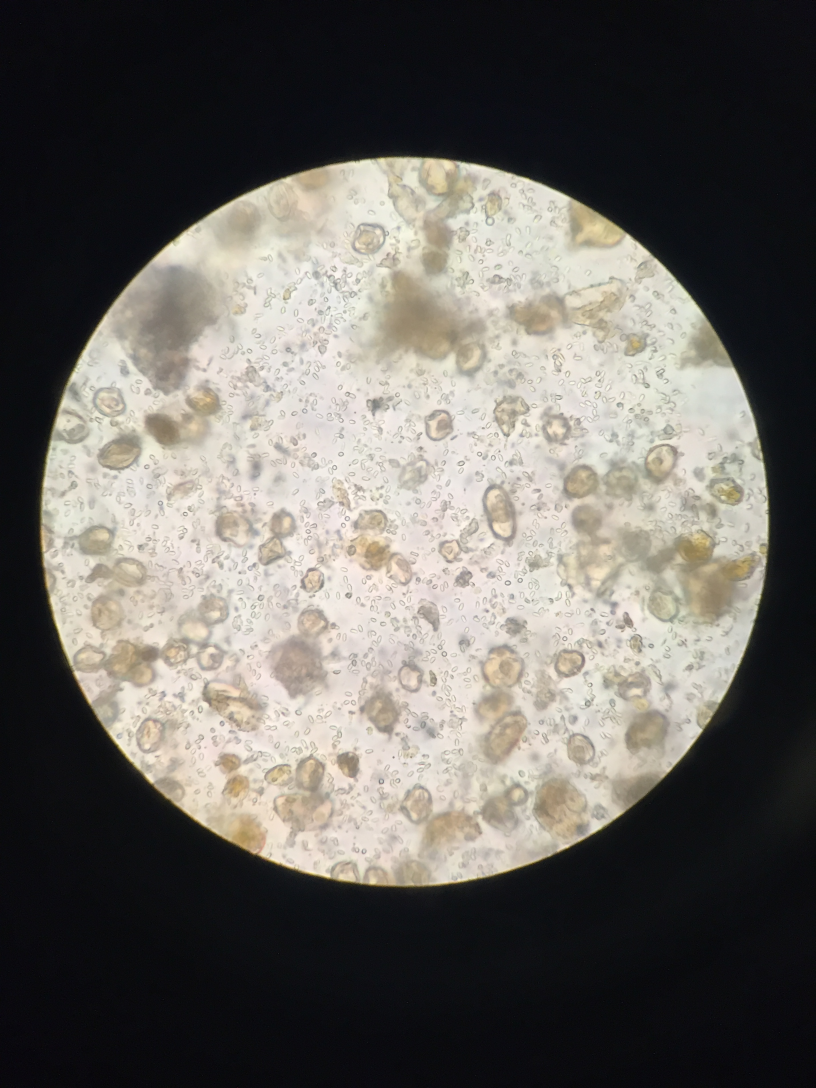
#> input picture Pictures/Nosema1.JPG, 2448 x 3264 px, found by its file name (shown at 1/3 size)
$ python Product2.py
#> lines starting #> are read from the running program, lines starting #| are printed output that depends on the picture; after the words box and inside, x2 and y2 are one past the last pixel; in counts of white or black regions, pixels touching at a corner belong together
# -*- coding: utf-8 -*-
"""
Created on Fri Apr 13 16:05:25 2018

Outer circle volume = 26.44609669

Hyperparameters:

    SMin- Size Disclusion Minimum pixel size
        Best:95
    SMax- Size Disclusion Maximum pixel size
        Best:880
    InnerScalar- Scalar from scope radius to reading circle radius

Consider a debris discluder from overall volume

@author: Anderson Lab
"""

import pickle
import os
import cv2
import numpy as np
from scipy import ndimage
import imageio
import PIL
from math import floor
import time

SMin = 95
SMax = 880
verbose = True
innerScalar = 0.65
innerVol = 26.44609669*innerScalar**2
#File location
imloc=r'Pictures\Nosema1.jpg'
kernel = np.ones((4,4),np.uint8)

def main():
    #Read image and create color copy
    img = cv2.imread(imloc,0)
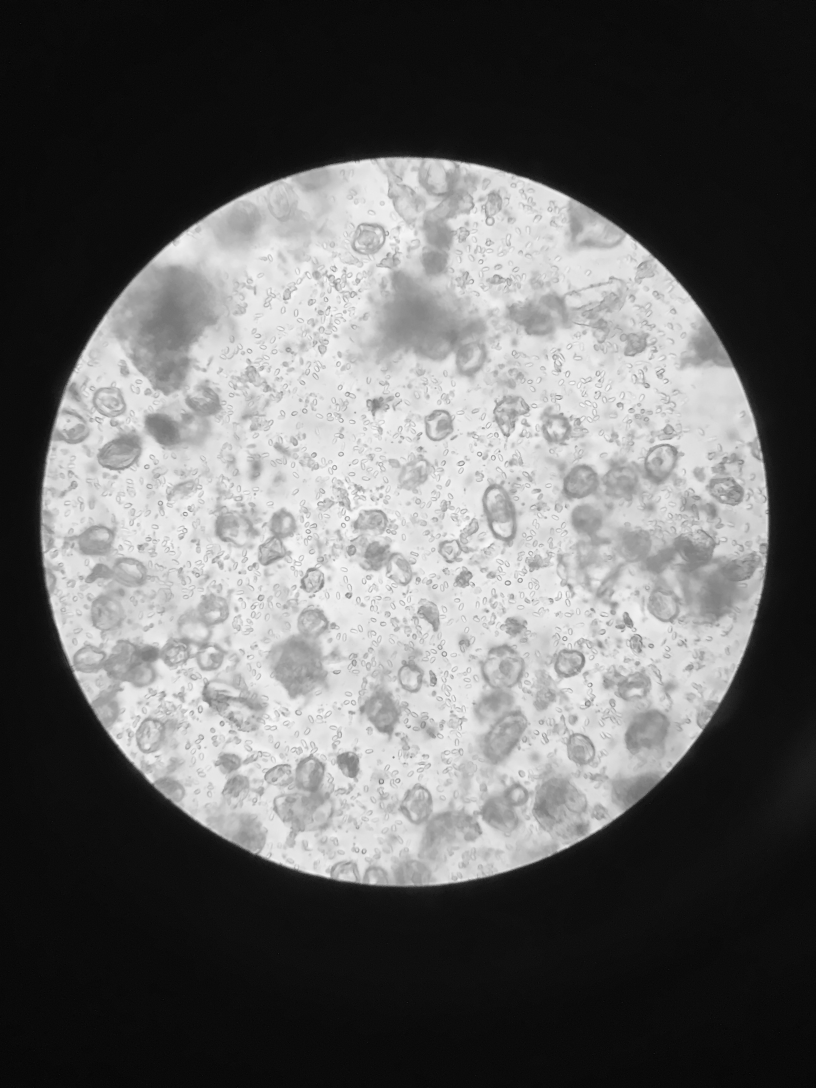
#> img: shape (3264, 2448) (shown at 1/3 size); min 0, max 255, mean 102.6
    cimg = cv2.imread(imloc,1)
#> cimg is the input picture: shape (3264, 2448, 3); mean B, G, R 97.3, 102.3, 105.4
    #takes pictures and returns circle and binary of circle contents
    img, circle = applyMask(img,cimg)
    #applies a series of image morphology, labeling and size disclusion
    labeledfiltered, closing = tradImProc(img,circle)
    #Count
    count = ndimage.label(labeledfiltered)[1]
        #visualize overlay of found over original
        #Report number found
    print("Spores found:")
    print(count)
    print()
    print("Using a 11.1735 nL volume for the inner circle")
    print()
    print("Spore concentration:")
    print(f"{count/innerVol} [spores/nL]")
    #cpictify(overlayer(cimg,edges_binary))
    if verbose:
        kernel = np.ones((2,2),np.uint8)
        overlay = overlayer(cimg,labeledfiltered)
        pictify(closing)
        cpictify(overlay)


# [44 lines left out: functions tradImProc, train, arrayShuffle, not called in this run]

def applyMask(img,cimg):
    #Find inner focal circle
    circleImage, medianCircle = circleFinder(img,cimg)
    #Make mask
    zeros = np.zeros(img.shape)
        #Scale inside circle
    medianCircle[0,2]= np.around(np.multiply(medianCircle[0,2],innerScalar))
    mask = cv2.circle(zeros.copy(), (medianCircle[0,0],medianCircle[0,1]),medianCircle[0,2], (255,255,255),-1, 8,0).astype(np.uint8)
    circle = cv2.circle(zeros.copy(), (medianCircle[0,0],medianCircle[0,1]),medianCircle[0,2], (255,255,255), 5).astype(np.uint8)
    #Implement mask
    img = np.multiply(np.divide(mask,255).astype(np.uint8),img)
    return(img,circle)
#diagnostic function to turn array to picture window
# [12 lines left out: functions cpictify, pictify, not called in this run]
#function to save array as jpg
def savepic(array,name):
    imageio.imwrite(name+".jpg",array)
#overlays binary onto color image
# [89 lines left out: functions overlayer, supervise, seperate, trainBuild, ZcolShaper, Zshaper, not called in this run]

def circleFinder(img,cimg):
    img = cv2.resize(img,(0,0),fx=.2,fy=.2)
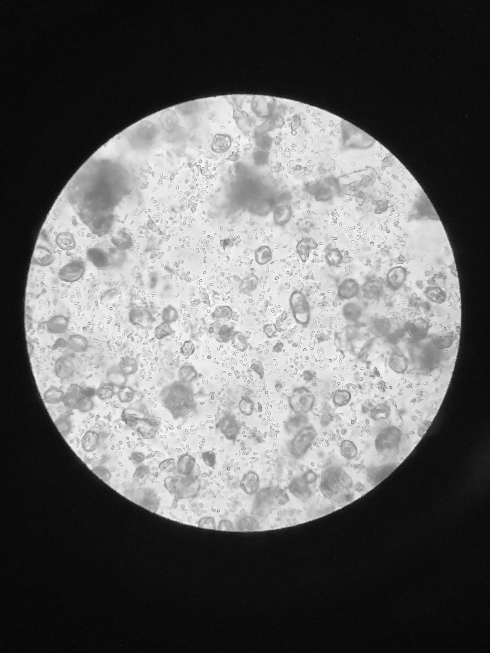
#> img: shape (653, 490); min 0, max 251, mean 102.5
    img = cv2.medianBlur(img,5)
    __,thr = cv2.threshold(img,127,255,cv2.THRESH_BINARY)
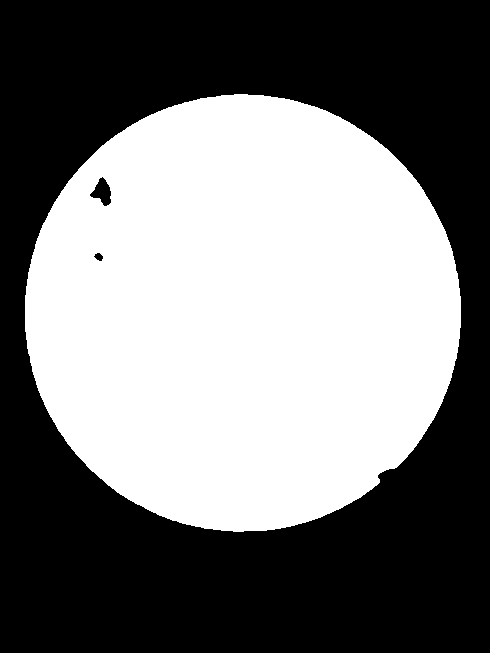
#> thr: shape (653, 490); 46.7% white; 1 white region, box (x1, y1, x2, y2) and area: (25, 94, 461, 532) 149398
    circles = cv2.HoughCircles(img,cv2.HOUGH_GRADIENT,1,1,param1=500,param2=50,minRadius=100,maxRadius=min(img.shape))
#> circles = 62 rows, first 8: [242.5, 313.5, 218.7], [243.5, 312.5, 218.9], [242.5, 310.5, 216.7], [240.5, 313.5, 219.6], [245.5, 311.5, 221.1], [246.5, 312.5, 221.7], [243.5, 316.5, 215.2], [246.5, 314.5, 222.4]
    circles = np.uint16(np.around(circles))
#> circles = 62 rows, first 8: [242, 314, 219], [244, 312, 219], [242, 310, 217], [240, 314, 220], [246, 312, 221], [246, 312, 222], [244, 316, 215], [246, 314, 222]
    medianMid = np.uint16(np.around(np.mean(circles,axis=1)))
#> medianMid = [[241, 312, 216]]
    #rescale
    medianMid = np.multiply(medianMid,5)
#> medianMid = [[1205, 1560, 1080]]
    i = medianMid
#> i = [[1205, 1560, 1080]]
#> (the run stopped early here; a loop or call above may not have finished)

$ run again, with Pictures/Nosema689.jpg copied over Pictures/Nosema1.JPG
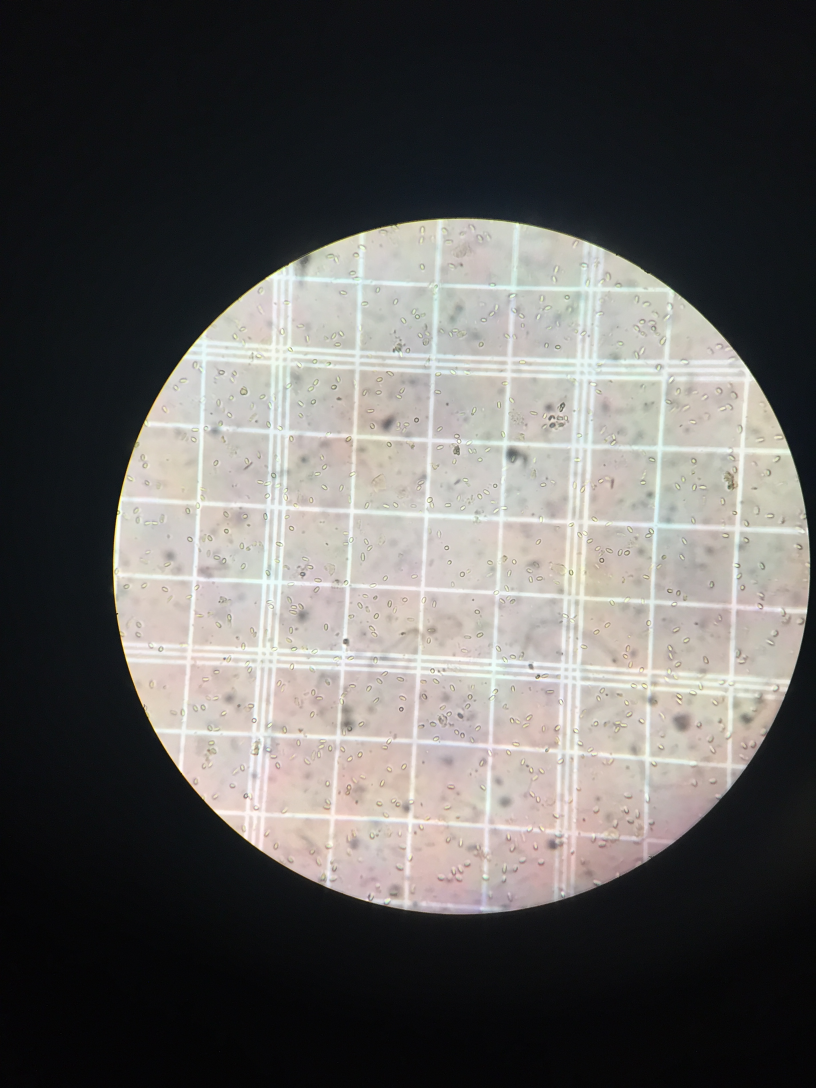
#> input picture Pictures/Nosema689.jpg, 2448 x 3264 px, found by its file name (shown at 1/3 size)
#> in main, cimg is the input picture: shape (3264, 2448, 3); mean B, G, R 94, 95.8, 97.4
#> in circleFinder, `img = cv2.resize(img,(0,0),fx=.2,fy=.2)`:
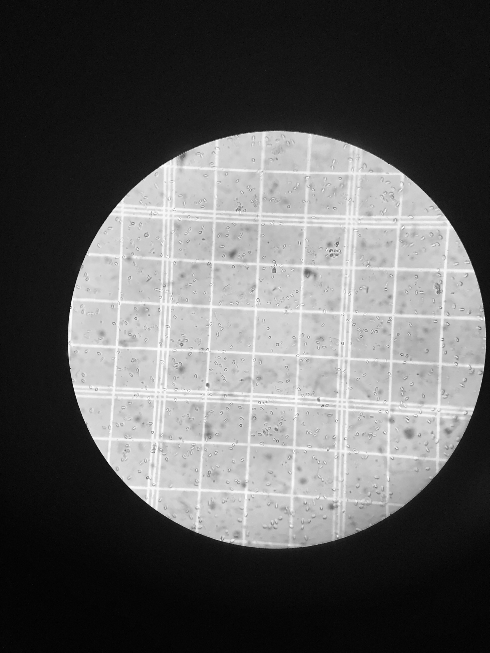
#> img: shape (653, 490); min 0, max 255, mean 96
#> in circleFinder, `__,thr = cv2.threshold(img,127,255,cv2.THRESH_BINARY)`:
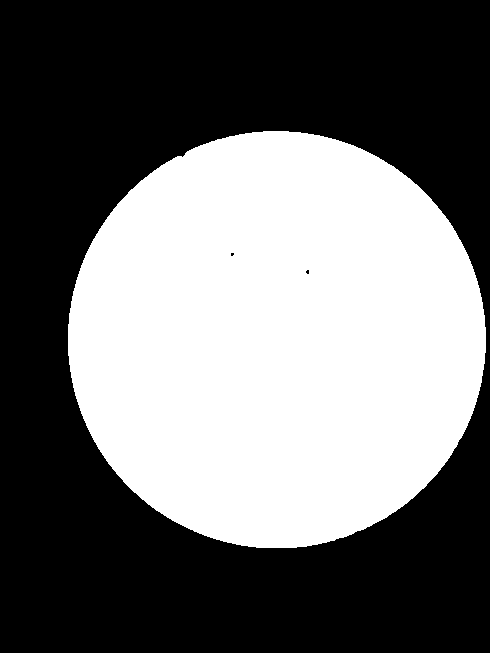
#> thr: shape (653, 490); 42.8% white; 1 white region, box (x1, y1, x2, y2) and area: (68, 131, 486, 548) 137013
#> in circleFinder, `circles = cv2.HoughCircles(img,cv2.HOUGH_GRADIENT,1,1,param1=500,param..`: circles = 30 rows, first 8: [277.5, 339.5, 208.2], [274.5, 339.5, 207.8], [273.5, 338.5, 206.7], [274.5, 341.5, 206.5], [276.5, 342.5, 211.1], [278.5, 341.5, 211.3], [275.5, 335.5, 211.8], [281.5, 338.5, 213.3]
#> in circleFinder, `circles = np.uint16(np.around(circles))`: circles = 30 rows, first 8: [278, 340, 208], [274, 340, 208], [274, 338, 207], [274, 342, 206], [276, 342, 211], [278, 342, 211], [276, 336, 212], [282, 338, 213]
#> in circleFinder, `medianMid = np.uint16(np.around(np.mean(circles,axis=1)))`: medianMid = [[277, 339, 206]]
#> in circleFinder, `medianMid = np.multiply(medianMid,5)`: medianMid = [[1385, 1695, 1030]]

$ run again, with Pictures/Nosema741.jpg copied over Pictures/Nosema1.JPG
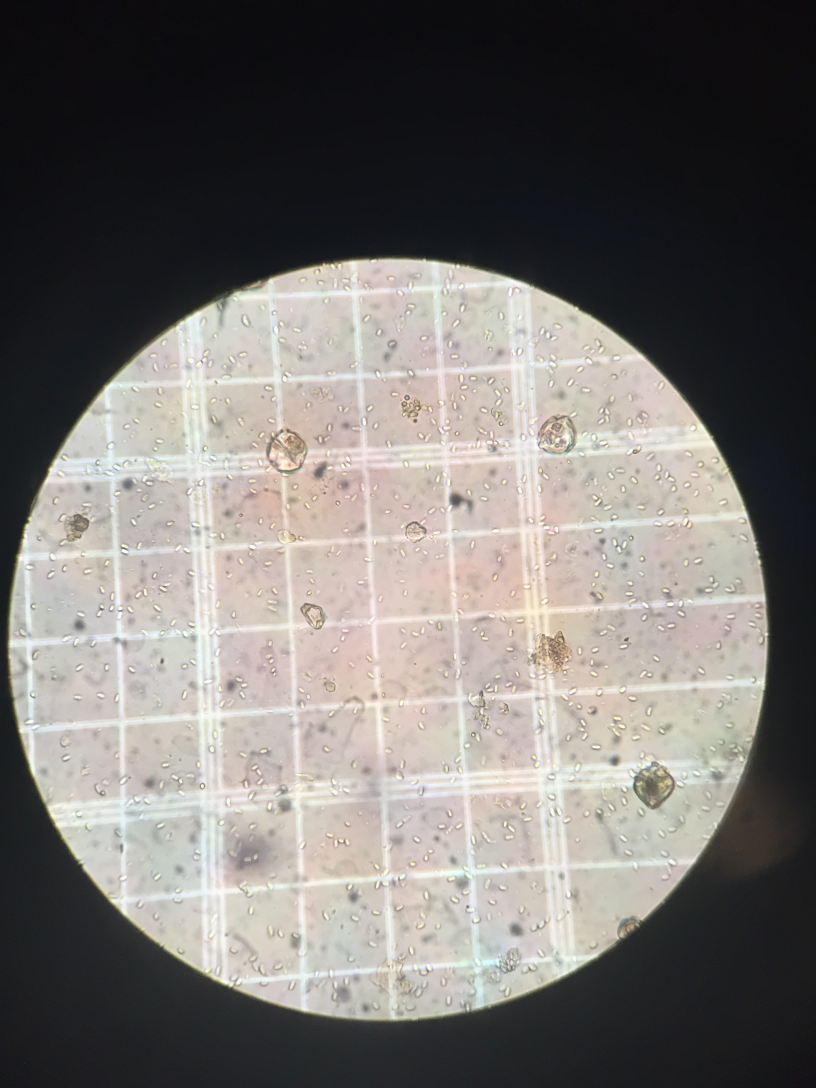
#> input picture Pictures/Nosema741.jpg, 2448 x 3264 px, found by its file name (shown at 1/3 size)
#> in main, cimg is the input picture: shape (3264, 2448, 3); mean B, G, R 111.6, 115, 118.6
#> in circleFinder, `img = cv2.resize(img,(0,0),fx=.2,fy=.2)`:
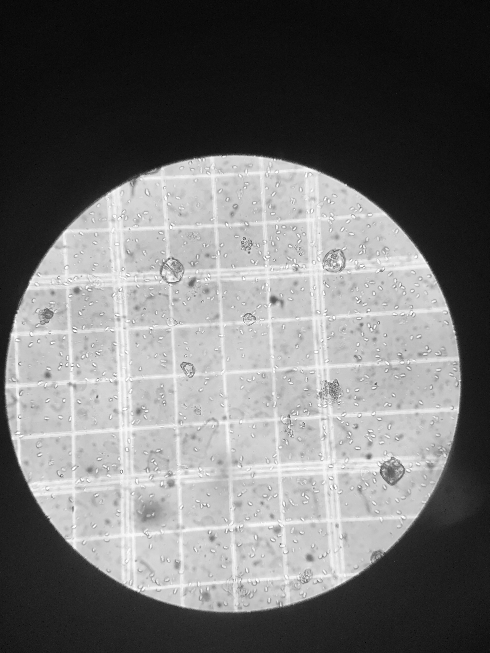
#> img: shape (653, 490); min 0, max 255, mean 115.6
#> in circleFinder, `__,thr = cv2.threshold(img,127,255,cv2.THRESH_BINARY)`:
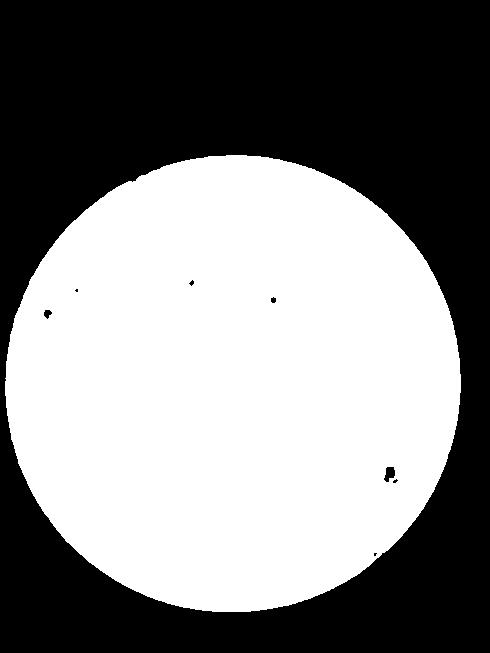
#> thr: shape (653, 490); 51.1% white; 8 black regions (4 under 20 px), largest, box (x1, y1, x2, y2) and area: (0, 0, 490, 653) 156362, (384, 467, 395, 482) 113, (44, 310, 52, 319) 47, (271, 297, 276, 303) 24
#> in circleFinder, `circles = cv2.HoughCircles(img,cv2.HOUGH_GRADIENT,1,1,param1=500,param..`: circles = 44 rows, first 8: [232.5, 384.5, 228.2], [230.5, 385.5, 226.7], [230.5, 383.5, 228.5], [236.5, 385.5, 231.5], [233.5, 385.5, 228.9], [233.5, 379.5, 225.5], [230.5, 388.5, 223.9], [226.5, 380.5, 233.2]
#> in circleFinder, `circles = np.uint16(np.around(circles))`: circles = 44 rows, first 8: [232, 384, 228], [230, 386, 227], [230, 384, 228], [236, 386, 232], [234, 386, 229], [234, 380, 226], [230, 388, 224], [226, 380, 233]
#> in circleFinder, `medianMid = np.uint16(np.around(np.mean(circles,axis=1)))`: medianMid = [[232, 386, 225]]
#> in circleFinder, `medianMid = np.multiply(medianMid,5)`: medianMid = [[1160, 1930, 1125]]

$ run again, with Pictures/Nosema4.jpeg copied over Pictures/Nosema1.JPG
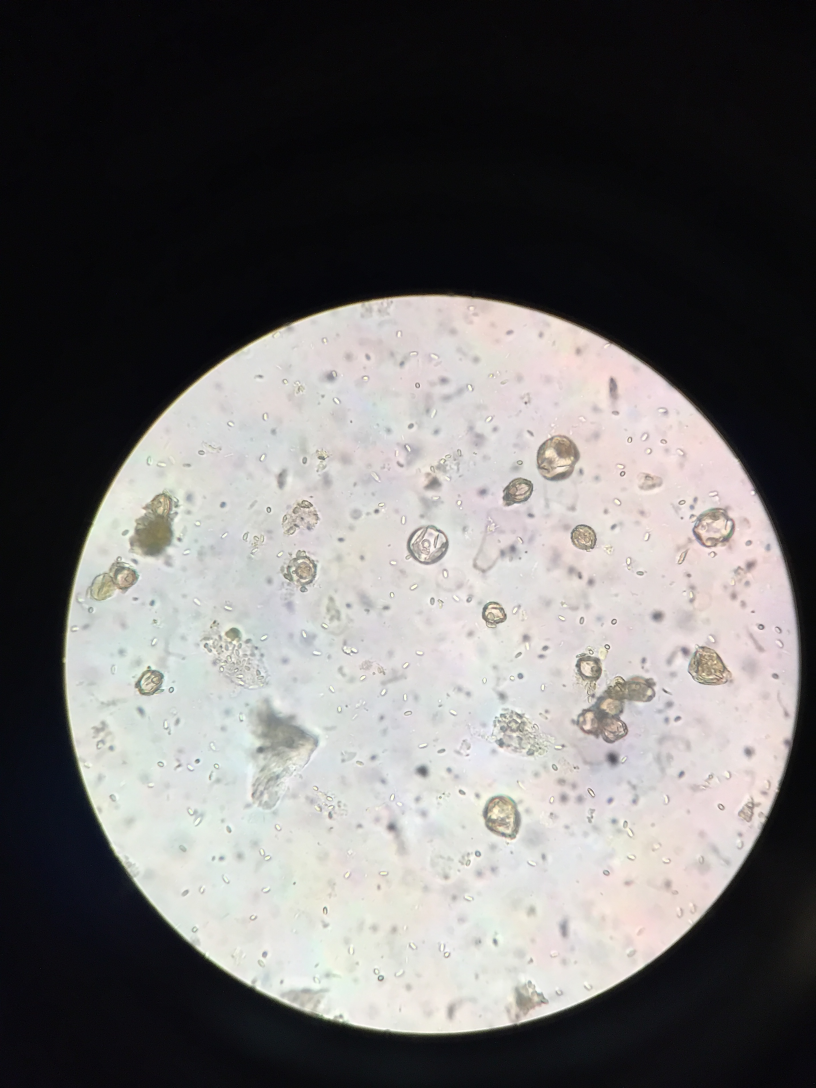
#> input picture Pictures/Nosema4.jpeg, 2448 x 3264 px, found by its file name (shown at 1/3 size)
#> in main, cimg is the input picture: shape (3264, 2448, 3); mean B, G, R 108.8, 109.3, 111.1
#> in circleFinder, `img = cv2.resize(img,(0,0),fx=.2,fy=.2)`:
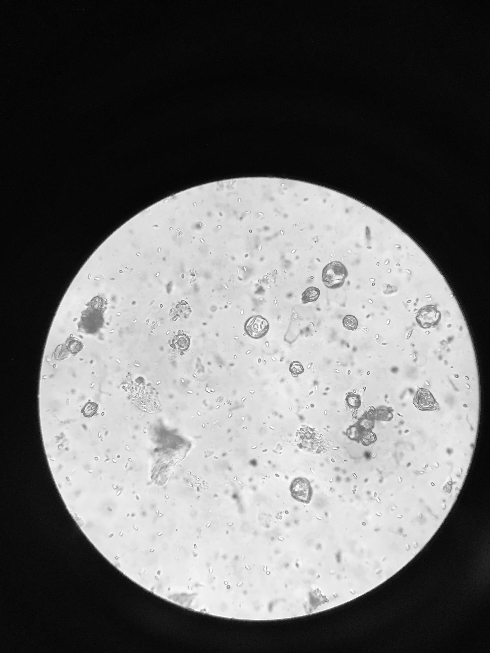
#> img: shape (653, 490); min 0, max 255, mean 109.6
#> in circleFinder, `__,thr = cv2.threshold(img,127,255,cv2.THRESH_BINARY)`:
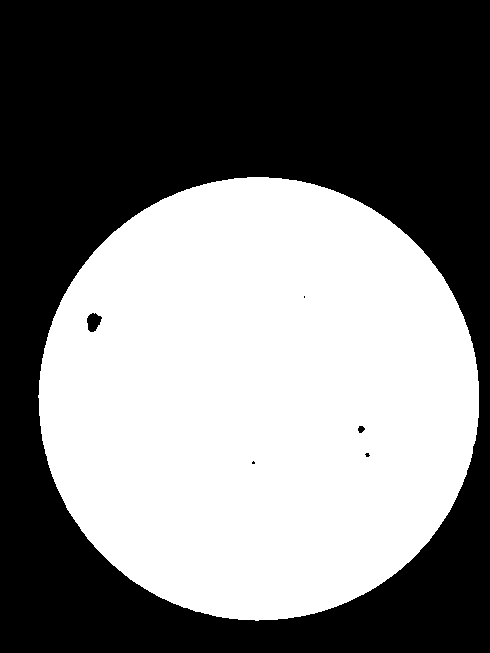
#> thr: shape (653, 490); 47.9% white; 1 white region, box (x1, y1, x2, y2) and area: (38, 177, 479, 621) 153272
#> in circleFinder, `circles = cv2.HoughCircles(img,cv2.HOUGH_GRADIENT,1,1,param1=500,param..`: circles = 91 rows, first 8: [258.5, 399.5, 220.7], [260.5, 398.5, 222], [258.5, 395.5, 218.7], [257.5, 396.5, 219.6], [261.5, 399.5, 223.1], [253.5, 399.5, 225.1], [256.5, 397.5, 221.7], [254.5, 398.5, 224.4]
#> in circleFinder, `circles = np.uint16(np.around(circles))`: circles = 91 rows, first 8: [258, 400, 221], [260, 398, 222], [258, 396, 219], [258, 396, 220], [262, 400, 223], [254, 400, 225], [256, 398, 222], [254, 398, 224]
#> in circleFinder, `medianMid = np.uint16(np.around(np.mean(circles,axis=1)))`: medianMid = [[259, 398, 217]]
#> in circleFinder, `medianMid = np.multiply(medianMid,5)`: medianMid = [[1295, 1990, 1085]]
